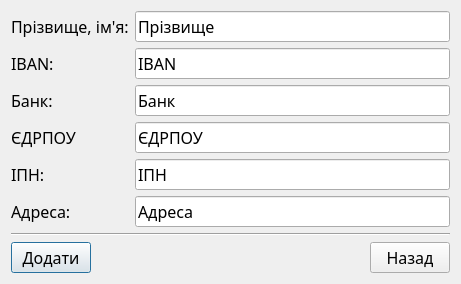
<?xml version="1.0" encoding="UTF-8"?>
<ui version="4.0">
 <class>New_seller</class>
 <widget class="QDialog" name="New_seller">
  <property name="geometry">
   <rect>
    <x>0</x>
    <y>0</y>
    <width>461</width>
    <height>284</height>
   </rect>
  </property>
  <property name="windowTitle">
   <string>Dialog</string>
  </property>
  <layout class="QVBoxLayout" name="verticalLayout">
   <item>
    <layout class="QHBoxLayout" name="horizontalLayout_5">
     <item>
      <layout class="QVBoxLayout" name="verticalLayout_5">
       <item>
        <widget class="QLabel" name="label_11">
         <property name="font">
          <font>
           <family>Alef</family>
           <pointsize>12</pointsize>
          </font>
         </property>
         <property name="text">
          <string>Прізвище, ім'я:</string>
         </property>
        </widget>
       </item>
       <item>
        <widget class="QLabel" name="label_15">
         <property name="font">
          <font>
           <family>Alef</family>
           <pointsize>12</pointsize>
          </font>
         </property>
         <property name="text">
          <string>IBAN:</string>
         </property>
        </widget>
       </item>
       <item>
        <widget class="QLabel" name="label_16">
         <property name="font">
          <font>
           <family>Alef</family>
           <pointsize>12</pointsize>
          </font>
         </property>
         <property name="text">
          <string>Банк:</string>
         </property>
        </widget>
       </item>
       <item>
        <widget class="QLabel" name="label_17">
         <property name="font">
          <font>
           <family>Alef</family>
           <pointsize>12</pointsize>
          </font>
         </property>
         <property name="text">
          <string>ЄДРПОУ</string>
         </property>
        </widget>
       </item>
       <item>
        <widget class="QLabel" name="label_14">
         <property name="font">
          <font>
           <family>Alef</family>
           <pointsize>12</pointsize>
          </font>
         </property>
         <property name="text">
          <string>ІПН:</string>
         </property>
        </widget>
       </item>
       <item>
        <widget class="QLabel" name="label_13">
         <property name="font">
          <font>
           <family>Alef</family>
           <pointsize>12</pointsize>
          </font>
         </property>
         <property name="text">
          <string>Адреса:</string>
         </property>
        </widget>
       </item>
      </layout>
     </item>
     <item>
      <layout class="QVBoxLayout" name="verticalLayout_6">
       <item>
        <widget class="QLineEdit" name="line_name_3">
         <property name="font">
          <font>
           <family>Alef</family>
           <pointsize>12</pointsize>
          </font>
         </property>
         <property name="text">
          <string>Прізвище</string>
         </property>
        </widget>
       </item>
       <item>
        <widget class="QLineEdit" name="line_iban">
         <property name="font">
          <font>
           <family>Alef</family>
           <pointsize>12</pointsize>
          </font>
         </property>
         <property name="text">
          <string>IBAN</string>
         </property>
        </widget>
       </item>
       <item>
        <widget class="QLineEdit" name="line_bank">
         <property name="font">
          <font>
           <family>Alef</family>
           <pointsize>12</pointsize>
          </font>
         </property>
         <property name="text">
          <string>Банк</string>
         </property>
        </widget>
       </item>
       <item>
        <widget class="QLineEdit" name="line_edrpoy">
         <property name="font">
          <font>
           <family>Alef</family>
           <pointsize>12</pointsize>
          </font>
         </property>
         <property name="text">
          <string>ЄДРПОУ</string>
         </property>
        </widget>
       </item>
       <item>
        <widget class="QLineEdit" name="line_ipn_3">
         <property name="font">
          <font>
           <family>Alef</family>
           <pointsize>12</pointsize>
          </font>
         </property>
         <property name="text">
          <string>ІПН</string>
         </property>
        </widget>
       </item>
       <item>
        <widget class="QLineEdit" name="line_address">
         <property name="font">
          <font>
           <family>Alef</family>
           <pointsize>12</pointsize>
          </font>
         </property>
         <property name="text">
          <string>Адреса</string>
         </property>
        </widget>
       </item>
      </layout>
     </item>
    </layout>
   </item>
   <item>
    <widget class="Line" name="line">
     <property name="orientation">
      <enum>Qt::Horizontal</enum>
     </property>
    </widget>
   </item>
   <item>
    <layout class="QHBoxLayout" name="horizontalLayout_6">
     <item>
      <widget class="QPushButton" name="btn_add">
       <property name="font">
        <font>
         <family>Alef</family>
         <pointsize>12</pointsize>
        </font>
       </property>
       <property name="text">
        <string>Додати</string>
       </property>
      </widget>
     </item>
     <item>
      <spacer name="horizontalSpacer_3">
       <property name="orientation">
        <enum>Qt::Horizontal</enum>
       </property>
       <property name="sizeHint" stdset="0">
        <size>
         <width>40</width>
         <height>20</height>
        </size>
       </property>
      </spacer>
     </item>
     <item>
      <widget class="QPushButton" name="btn_reject_3">
       <property name="font">
        <font>
         <family>Alef</family>
         <pointsize>12</pointsize>
        </font>
       </property>
       <property name="text">
        <string>Назад</string>
       </property>
      </widget>
     </item>
    </layout>
   </item>
  </layout>
 </widget>
 <resources/>
 <connections/>
</ui>
